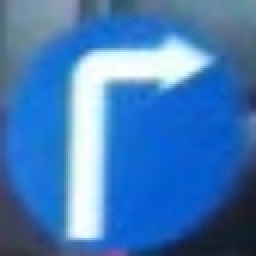
//> input picture inference-onnx/sample_data/00003.jpg, 128 x 128 px (shown 2 times larger)
$ ./main ../models/resnet18.onnx ../models/classes.txt ../sample_data/00003.jpg   (built with g++ and OpenCV 4)
//> lines starting //> are read from the running program, lines starting //| are printed output that depends on the picture
#include <opencv2/dnn/dnn.hpp>
#include <opencv2/dnn/dnn.hpp>
#include <opencv2/imgcodecs.hpp>
#include <opencv2/imgproc.hpp>
#include <opencv2/core/core.hpp>
#include <opencv2/highgui/highgui.hpp>

#include <chrono>
#include <cmath>
#include <exception>
#include <fstream>
#include <iostream>
#include <limits>
#include <numeric>
#include <string>
#include <vector>

using namespace cv;
using namespace std;

std::vector<std::string> readLabels(std::string& labelFilepath) {
    std::vector<std::string> labels;
    std::string line;
    std::ifstream fp(labelFilepath);
    while (std::getline(fp, line)) {
        labels.push_back(line);
    }
    return labels;
}

std::vector<float> softmax(const std::vector<float> &input) {
    std::vector<float> result(input.size());
    // Calculate sum of e^
    float sum = 0;
    for (size_t i = 0; i < input.size(); i++)
        sum += exp(input[i]);

    // Softmax
    for (size_t i = 0; i < input.size(); i++)
        result[i] = exp(input[i]) / sum;
    return result;
}

int main(int argc, char* argv[]) {

    if (argc != 4) {
        std::cerr << "Usage: ./traffic_sign_classifier <model-path> <label-file> <image-path>" << std::endl;
        std::cerr << "   Eg: ./traffic_sign_classifier ../models/resnet18.onnx ../models/classes.txt ../sample_data/00003.jpg" << std::endl;
        exit(1);
    }

    std::string modelFilepath{argv[1]};
    std::string labelFilepath{argv[2]};
    std::string imageFilepath{argv[3]};

    int inpWidth = 128;
    int inpHeight = 128;
    std::vector<std::string> labels{readLabels(labelFilepath)};

    cv::Mat image = cv::imread(imageFilepath, cv::ImreadModes::IMREAD_COLOR);
//> image is the input picture: 128 rows x 128 cols, CV_8UC3; mean B, G, R 184.2, 122.2, 67.2
    cv::Mat resizedImageRGB, resizedImage, preprocessedImage;
    cv::cvtColor(image, resizedImageRGB, cv::ColorConversionCodes::COLOR_BGR2RGB);
    resizedImageRGB.convertTo(resizedImage, CV_32F, 1.0 / 255);

    cv::Mat channels[3];
    cv::split(resizedImage, channels);
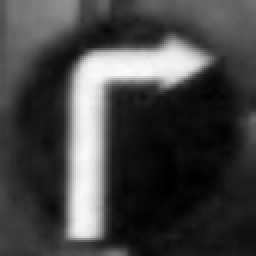
//> channels[0]: 128 rows x 128 cols, CV_32FC1 (shown 2 times larger); min 0, max 0.984, mean 0.263
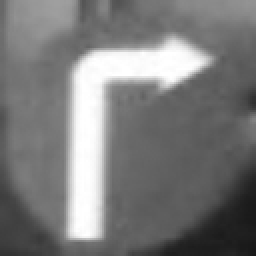
//> channels[1]: 128 rows x 128 cols, CV_32FC1 (shown 2 times larger); min 0.0902, max 1, mean 0.479
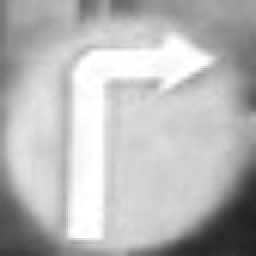
//> channels[2]: 128 rows x 128 cols, CV_32FC1 (shown 2 times larger); min 0.122, max 1, mean 0.722

    cv::Scalar mean{0.4151, 0.3771, 0.4568};
    cv::Scalar std{0.2011, 0.2108, 0.1896};

    channels[0] = (channels[0] - 0.4151) / 0.2011;
    channels[1] = (channels[1] - 0.3771) / 0.2108;
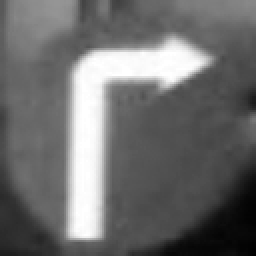
//> channels[1]: 128 rows x 128 cols, CV_32FC1 (shown 2 times larger); min -1.36, max 2.95, mean 0.485; drawn with min black and max white
    channels[2] = (channels[2] - 0.4568) / 0.1896;
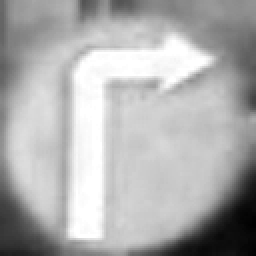
//> channels[2]: 128 rows x 128 cols, CV_32FC1 (shown 2 times larger); min -1.77, max 2.86, mean 1.4; drawn with min black and max white

    cv::merge(channels, 3, resizedImage);
    cv::dnn::blobFromImage(resizedImage, preprocessedImage);


//> (the run ends here: the program stops with an error, at `cv::dnn::Net net = cv::dnn::readNet(modelFilepath);`)

$ run again, with inference-onnx/sample_data/00095.jpg copied over inference-onnx/sample_data/00003.jpg
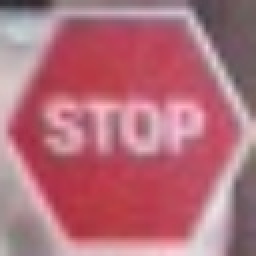
//> input picture inference-onnx/sample_data/00095.jpg, 128 x 128 px (shown 2 times larger)
//> image is the input picture: 128 rows x 128 cols, CV_8UC3; mean B, G, R 122.5, 109.8, 178.8
//> `channels[2] = (channels[2] - 0.4568) / 0.1896;`:
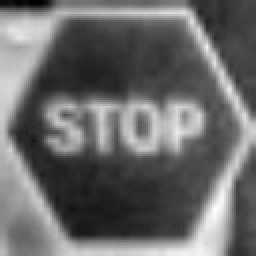
//> channels[2]: 128 rows x 128 cols, CV_32FC1 (shown 2 times larger); min -1.46, max 2.33, mean 0.125; drawn with min black and max white
//> `cv::merge(channels, 3, resizedImage);`:
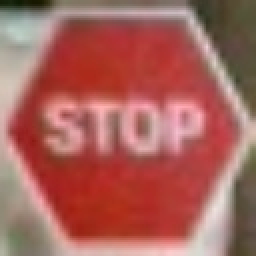
//> resizedImage: 128 rows x 128 cols, CV_32FC3 (shown 2 times larger); mean R, G, B 1.42, 0.253, 0.125; drawn with min black and max white
